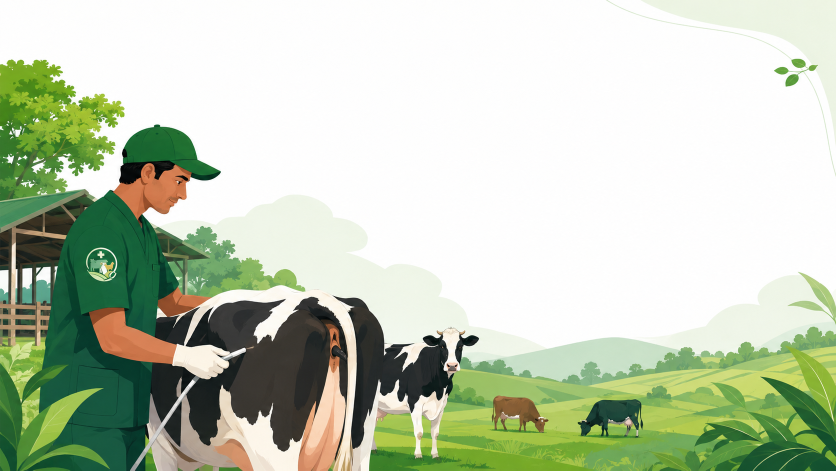
#> input picture assets/brand/illustrations/ai_technician_cattle_service.png, 1672 x 941 px (shown at 1/2 size); its folder holds 2 pictures in this run
$ python optimize_brand_assets.py
#> lines starting #> are read from the running program, lines starting #| are printed output that depends on the picture
#!/usr/bin/env python3
"""Resize brand PNGs for mobile runtime memory (run from repo root)."""
from __future__ import annotations

from pathlib import Path

from PIL import Image

ROOT = Path(__file__).resolve().parent.parent
BRAND = ROOT / "assets" / "brand"


def save_png(img: Image.Image, path: Path) -> None:
    path.parent.mkdir(parents=True, exist_ok=True)
    # Palette/RGBA preserved; optimize reduces file size.
    img.save(path, format="PNG", optimize=True, compress_level=9)


def fit_max_side(img: Image.Image, max_side: int) -> Image.Image:
#> called with max_side = 1200
    w, h = img.size
#> w = 1672; h = 941
    longest = max(w, h)
#> longest = 1672
    if longest <= max_side:
        return img
    scale = max_side / longest
#> scale = 0.718
    nw = max(1, int(round(w * scale)))
#> nw = 1200
    nh = max(1, int(round(h * scale)))
#> nh = 675
    return img.resize((nw, nh), Image.Resampling.LANCZOS)
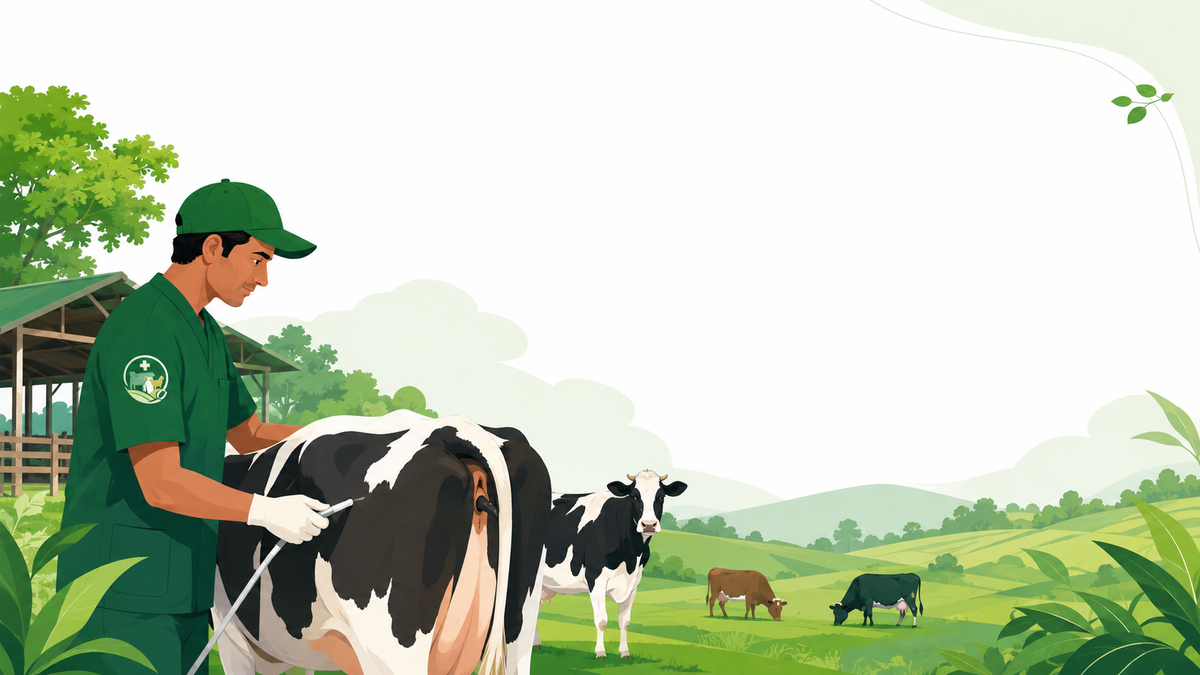
#> returned value: PIL image 1200x675 RGBA; mean R, G, B, A 192.7, 203.9, 181.8, 255


def fit_max_width(img: Image.Image, max_w: int) -> Image.Image:
    w, h = img.size
    if w <= max_w:
        return img
    scale = max_w / w
    nw = max_w
    nh = max(1, int(round(h * scale)))
    return img.resize((nw, nh), Image.Resampling.LANCZOS)


def square_center_crop(img: Image.Image, side: int) -> Image.Image:
    w, h = img.size
    short = min(w, h)
    left = (w - short) // 2
    top = (h - short) // 2
    cropped = img.crop((left, top, left + short, top + short))
    return cropped.resize((side, side), Image.Resampling.LANCZOS)


def main() -> None:
    # Illustrations: cap longest side 1200px (~900–1200 wide typical landscape).
    ill = BRAND / "illustrations"
    for path in sorted(ill.glob("*.png")):
        im = Image.open(path).convert("RGBA")
        out = fit_max_side(im, 1200)
        save_png(out, path)
        print(f"illustration {path.name}: {im.size} -> {out.size}")
#| illustration ai_technician_cattle_service.png: (1672, 941) -> (1200, 675)

    # Logos
    logos = [
        ("prani_doctor_primary_logo.png", lambda i: fit_max_width(i, 512)),
        ("prani_doctor_horizontal_wordmark.png", lambda i: fit_max_side(fit_max_width(i, 900), 1000)),
        ("prani_doctor_alt_logo_earth_tone.png", lambda i: fit_max_width(i, 512)),
    ]
    for name, fn in logos:
        path = BRAND / "logos" / name
#> (the run stopped early here; a loop or call above may not have finished)
